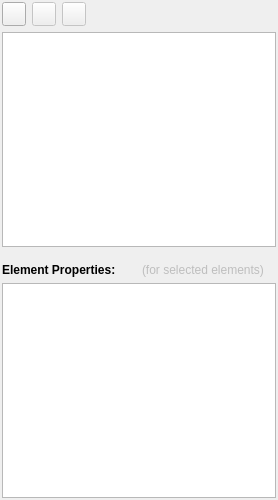
<?xml version="1.0" encoding="UTF-8"?>
<ui version="4.0">
 <class>MshTabWidgetBase</class>
 <widget class="QWidget" name="MshTabWidgetBase">
  <property name="geometry">
   <rect>
    <x>0</x>
    <y>0</y>
    <width>278</width>
    <height>500</height>
   </rect>
  </property>
  <property name="windowTitle">
   <string>Form</string>
  </property>
  <layout class="QVBoxLayout" name="verticalLayout">
   <property name="margin">
    <number>2</number>
   </property>
   <item>
    <layout class="QHBoxLayout" name="horizontalLayout">
     <item>
      <widget class="QPushButton" name="addMeshPushButton">
       <property name="sizePolicy">
        <sizepolicy hsizetype="Fixed" vsizetype="Fixed">
         <horstretch>0</horstretch>
         <verstretch>0</verstretch>
        </sizepolicy>
       </property>
       <property name="minimumSize">
        <size>
         <width>24</width>
         <height>24</height>
        </size>
       </property>
       <property name="maximumSize">
        <size>
         <width>24</width>
         <height>24</height>
        </size>
       </property>
       <property name="toolTip">
        <string>Open mesh...</string>
       </property>
       <property name="text">
        <string/>
       </property>
       <property name="icon">
        <iconset resource="../Img/icons.qrc">
         <normaloff>:/Images/open-icon.png</normaloff>:/Images/open-icon.png</iconset>
       </property>
      </widget>
     </item>
     <item>
      <widget class="QPushButton" name="saveMeshPushButton">
       <property name="enabled">
        <bool>false</bool>
       </property>
       <property name="sizePolicy">
        <sizepolicy hsizetype="Fixed" vsizetype="Fixed">
         <horstretch>0</horstretch>
         <verstretch>0</verstretch>
        </sizepolicy>
       </property>
       <property name="minimumSize">
        <size>
         <width>24</width>
         <height>24</height>
        </size>
       </property>
       <property name="maximumSize">
        <size>
         <width>24</width>
         <height>24</height>
        </size>
       </property>
       <property name="toolTip">
        <string>Save mesh...</string>
       </property>
       <property name="text">
        <string/>
       </property>
       <property name="icon">
        <iconset resource="../Img/icons.qrc">
         <normaloff>:/Images/save-icon.png</normaloff>:/Images/save-icon.png</iconset>
       </property>
      </widget>
     </item>
     <item>
      <widget class="QPushButton" name="removeMeshPushButton">
       <property name="enabled">
        <bool>false</bool>
       </property>
       <property name="sizePolicy">
        <sizepolicy hsizetype="Fixed" vsizetype="Fixed">
         <horstretch>0</horstretch>
         <verstretch>0</verstretch>
        </sizepolicy>
       </property>
       <property name="minimumSize">
        <size>
         <width>24</width>
         <height>24</height>
        </size>
       </property>
       <property name="maximumSize">
        <size>
         <width>24</width>
         <height>24</height>
        </size>
       </property>
       <property name="toolTip">
        <string>Remove mesh</string>
       </property>
       <property name="text">
        <string/>
       </property>
       <property name="icon">
        <iconset resource="../Img/icons.qrc">
         <normaloff>:/Images/delete-icon.png</normaloff>:/Images/delete-icon.png</iconset>
       </property>
      </widget>
     </item>
     <item>
      <spacer name="horizontalSpacer">
       <property name="orientation">
        <enum>Qt::Horizontal</enum>
       </property>
       <property name="sizeHint" stdset="0">
        <size>
         <width>40</width>
         <height>20</height>
        </size>
       </property>
      </spacer>
     </item>
    </layout>
   </item>
   <item>
    <widget class="MshView" name="treeView"/>
   </item>
   <item>
    <layout class="QHBoxLayout" name="horizontalLayout_2">
     <property name="topMargin">
      <number>10</number>
     </property>
     <item>
      <widget class="QLabel" name="label">
       <property name="font">
        <font>
         <weight>75</weight>
         <bold>true</bold>
        </font>
       </property>
       <property name="text">
        <string>Element Properties: </string>
       </property>
      </widget>
     </item>
     <item>
      <widget class="QLabel" name="label_2">
       <property name="enabled">
        <bool>false</bool>
       </property>
       <property name="text">
        <string>(for selected elements)</string>
       </property>
      </widget>
     </item>
    </layout>
   </item>
   <item>
    <widget class="ElementTreeView" name="elementView"/>
   </item>
  </layout>
 </widget>
 <customwidgets>
  <customwidget>
   <class>MshView</class>
   <extends>QTreeView</extends>
   <header>MshView.h</header>
  </customwidget>
  <customwidget>
   <class>ElementTreeView</class>
   <extends>QTreeView</extends>
   <header>ElementTreeView.h</header>
  </customwidget>
 </customwidgets>
 <tabstops>
  <tabstop>addMeshPushButton</tabstop>
  <tabstop>saveMeshPushButton</tabstop>
  <tabstop>removeMeshPushButton</tabstop>
  <tabstop>treeView</tabstop>
  <tabstop>elementView</tabstop>
 </tabstops>
 <resources>
  <include location="../Img/icons.qrc"/>
 </resources>
 <connections/>
</ui>
